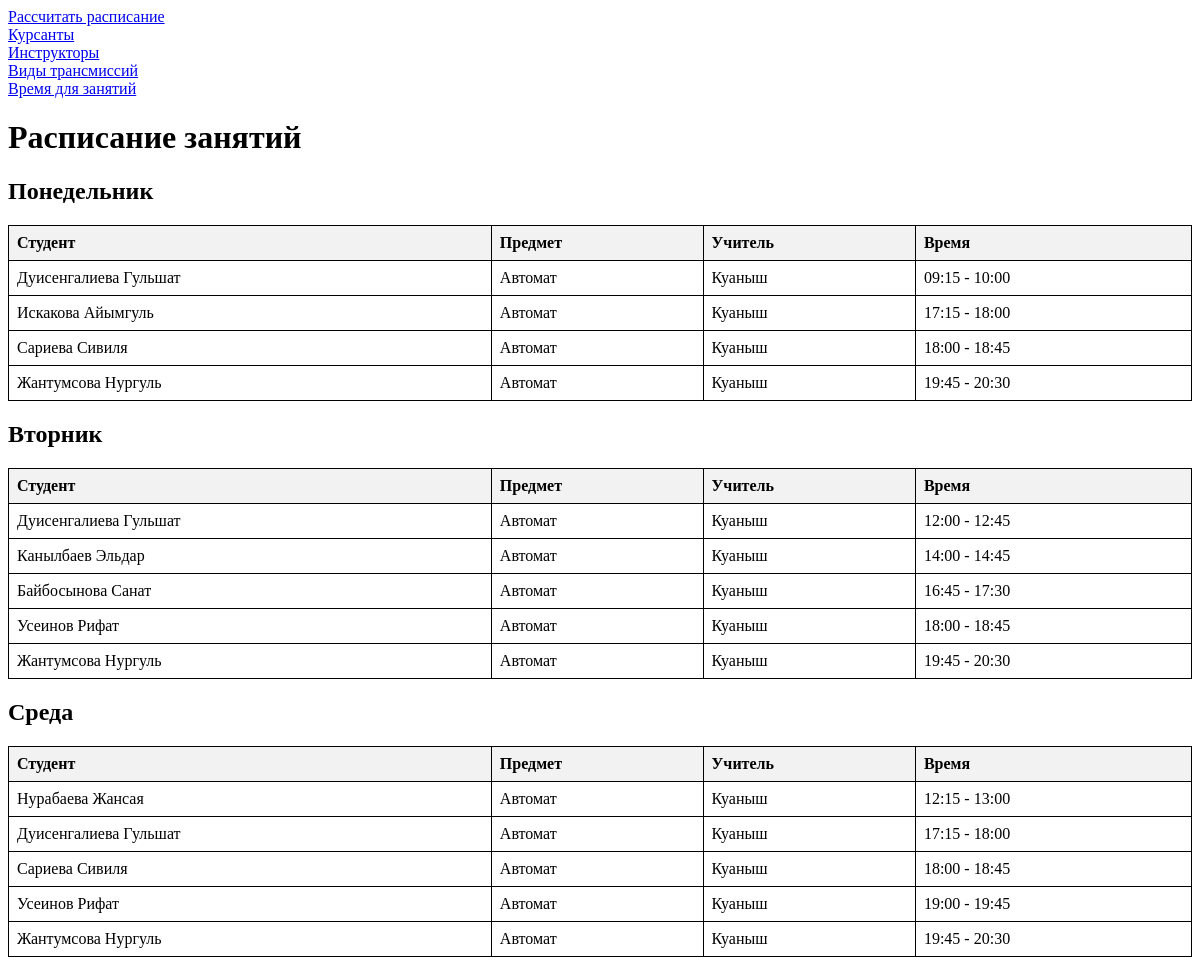
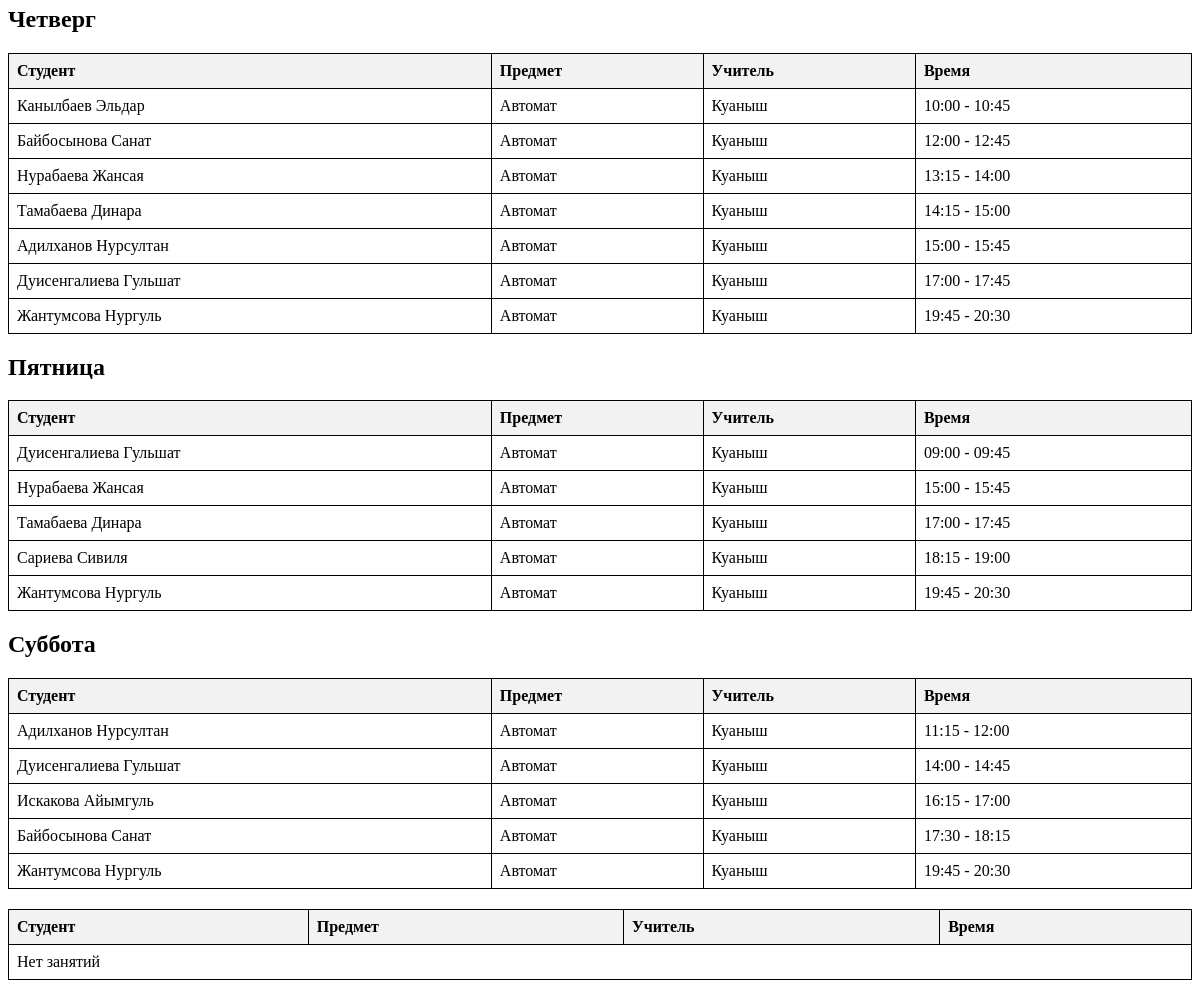
The page / on the database its author committed (2 pictures, top to bottom).
### scheduling/models.py (models this page shows, shortened)
class Lesson(models.Model):
    DAYS_OF_WEEK = (
        (0, 'Понедельник'),
        (1, 'Вторник'),
        (2, 'Среда'),
        (3, 'Четверг'),
        (4, 'Пятница'),
        (5, 'Суббота'),
        (6, 'Воскресенье'),
    )
    student = models.ForeignKey(Student, on_delete=models.CASCADE)
    teacher = models.ForeignKey(Teacher, on_delete=models.CASCADE)
    subject = models.ForeignKey(Subject, on_delete=models.CASCADE)
    day_of_week = models.IntegerField(choices=DAYS_OF_WEEK)
    time_slot = models.ForeignKey(TimeSlot, on_delete=models.CASCADE)

class Student(models.Model):
    name = models.CharField(max_length=50)
    subject = models.ForeignKey(Subject, on_delete=models.CASCADE)
    teacher=models.ForeignKey(Teacher,on_delete=models.CASCADE)
    times_per_week=models.IntegerField(default=7)
    monday_free_time = models.CharField(max_length=100, default="", null = True, blank = True)
    tuesday_free_time = models.CharField(max_length=100, default="", null = True, blank = True)
    wednesday_free_time = models.CharField(max_length=100, default="", null = True, blank = True)
    thursday_free_time = models.CharField(max_length=100, default="", null = True, blank = True)
    friday_free_time = models.CharField(max_length=100, default="", null = True, blank = True)
    saturday_free_time = models.CharField(max_length=100, default="", null = True, blank = True)
    sunday_free_time = models.CharField(max_length=100, default="", null = True, blank = True)

class Subject(models.Model):
    name = models.CharField(max_length=20)

class Teacher(models.Model):
    name = models.CharField(max_length=100)
    subject = models.ForeignKey(Subject, on_delete=models.CASCADE, default=1)

class TimeSlot(models.Model):
    start_time = models.CharField(max_length=20)
    end_time = models.CharField(max_length=20)

### scheduling/views.py (the view)
# urls.py: path('', views.schedule_view, name='schedule'),  # Отображение расписания
def schedule_view(request):
    lessons = Lesson.objects.all()
    schedule = {i: [] for i in range(7)}
    for lesson in lessons:
        schedule[lesson.day_of_week].append(lesson)
    for day in schedule:
        schedule[day].sort(key=lambda x: x.time_slot.start_time)
    context = {'schedule': schedule}
    return render(request, 'schedule.html', context)

### scheduling/templates/schedule.html (shortened to what this page needs)
<!DOCTYPE html>
<html>
<head>
</head>
<body>
 <div>
        <a href="calculate/">Рассчитать расписание</a><br>
        <a href="students/">Курсанты</a><br>
        <a href="teachers/">Инструкторы</a><br>
        <a href="subjects/">Виды трансмиссий</a><br>
        <a href="time_slots/">Время для занятий</a>
    </div>
    <h1>Расписание занятий</h1>
    {% for day, lessons in schedule.items %}
        <h2>{{ lessons.0.get_day_of_week_display }}</h2>
        <table>
            <thead>
                <tr>
                    <th>Студент</th>
                    <th>Предмет</th>
                    <th>Учитель</th>
                    <th>Время</th>
                </tr>
            </thead>
            <tbody>
                {% for lesson in lessons %}
                    <tr>
                        <td>{{ lesson.student.name }}</td>
                        <td>{{ lesson.subject.name }}</td>
                        <td>{{ lesson.teacher.name }}</td>
                        <td>{{ lesson.time_slot.start_time }} - {{ lesson.time_slot.end_time }}</td>
                    </tr>
                {% empty %}
                    <tr>
                        <td colspan="4">Нет занятий</td>
                    </tr>
                {% endfor %}
            </tbody>
        </table>
    {% endfor %}
</body>
</html>

### scheduling/templates/schedule.html (style rules this page uses)
table { width: 100%; border-collapse: collapse; margin-bottom: 20px; }
th, td { border: 1px solid black; padding: 8px; text-align: left; }
th { background-color: #f2f2f2; }

### rows shown on the page
Lesson: day_of_week "Понедельник", student.name "Дуисенгалиева Гульшат", subject.name "Автомат", teacher.name "Куаныш", time_slot.start_time "09:15", time_slot.end_time "10:00"
Lesson: student.name "Искакова Айымгуль", subject.name "Автомат", teacher.name "Куаныш", time_slot.start_time "17:15", time_slot.end_time "18:00"
Lesson: student.name "Сариева Сивиля", subject.name "Автомат", teacher.name "Куаныш", time_slot.start_time "18:00", time_slot.end_time "18:45"
Lesson: student.name "Жантумсова Нургуль", subject.name "Автомат", teacher.name "Куаныш", time_slot.start_time "19:45", time_slot.end_time "20:30"
Lesson: day_of_week "Вторник", student.name "Дуисенгалиева Гульшат", subject.name "Автомат", teacher.name "Куаныш", time_slot.start_time "12:00", time_slot.end_time "12:45"
Lesson: student.name "Канылбаев Эльдар", subject.name "Автомат", teacher.name "Куаныш", time_slot.start_time "14:00", time_slot.end_time "14:45"
Lesson: student.name "Байбосынова Санат", subject.name "Автомат", teacher.name "Куаныш", time_slot.start_time "16:45", time_slot.end_time "17:30"
Lesson: student.name "Усеинов Рифат", subject.name "Автомат", teacher.name "Куаныш", time_slot.start_time "18:00", time_slot.end_time "18:45"
Lesson: student.name "Жантумсова Нургуль", subject.name "Автомат", teacher.name "Куаныш", time_slot.start_time "19:45", time_slot.end_time "20:30"
Lesson: day_of_week "Среда", student.name "Нурабаева Жансая", subject.name "Автомат", teacher.name "Куаныш", time_slot.start_time "12:15", time_slot.end_time "13:00"
Lesson: student.name "Дуисенгалиева Гульшат", subject.name "Автомат", teacher.name "Куаныш", time_slot.start_time "17:15", time_slot.end_time "18:00"
Lesson: student.name "Сариева Сивиля", subject.name "Автомат", teacher.name "Куаныш", time_slot.start_time "18:00", time_slot.end_time "18:45"
Lesson: student.name "Усеинов Рифат", subject.name "Автомат", teacher.name "Куаныш", time_slot.start_time "19:00", time_slot.end_time "19:45"
Lesson: student.name "Жантумсова Нургуль", subject.name "Автомат", teacher.name "Куаныш", time_slot.start_time "19:45", time_slot.end_time "20:30"
Lesson: day_of_week "Четверг", student.name "Канылбаев Эльдар", subject.name "Автомат", teacher.name "Куаныш", time_slot.start_time "10:00", time_slot.end_time "10:45"
Lesson: student.name "Байбосынова Санат", subject.name "Автомат", teacher.name "Куаныш", time_slot.start_time "12:00", time_slot.end_time "12:45"
Lesson: student.name "Нурабаева Жансая", subject.name "Автомат", teacher.name "Куаныш", time_slot.start_time "13:15", time_slot.end_time "14:00"
Lesson: student.name "Тамабаева Динара", subject.name "Автомат", teacher.name "Куаныш", time_slot.start_time "14:15", time_slot.end_time "15:00"
Lesson: student.name "Адилханов Нурсултан", subject.name "Автомат", teacher.name "Куаныш", time_slot.start_time "15:00", time_slot.end_time "15:45"
Lesson: student.name "Дуисенгалиева Гульшат", subject.name "Автомат", teacher.name "Куаныш", time_slot.start_time "17:00", time_slot.end_time "17:45"
Lesson: student.name "Жантумсова Нургуль", subject.name "Автомат", teacher.name "Куаныш", time_slot.start_time "19:45", time_slot.end_time "20:30"
Lesson: day_of_week "Пятница", student.name "Дуисенгалиева Гульшат", subject.name "Автомат", teacher.name "Куаныш", time_slot.start_time "09:00", time_slot.end_time "09:45"
Lesson: student.name "Нурабаева Жансая", subject.name "Автомат", teacher.name "Куаныш", time_slot.start_time "15:00", time_slot.end_time "15:45"
Lesson: student.name "Тамабаева Динара", subject.name "Автомат", teacher.name "Куаныш", time_slot.start_time "17:00", time_slot.end_time "17:45"
Lesson: student.name "Сариева Сивиля", subject.name "Автомат", teacher.name "Куаныш", time_slot.start_time "18:15", time_slot.end_time "19:00"
Lesson: student.name "Жантумсова Нургуль", subject.name "Автомат", teacher.name "Куаныш", time_slot.start_time "19:45", time_slot.end_time "20:30"
Lesson: day_of_week "Суббота", student.name "Адилханов Нурсултан", subject.name "Автомат", teacher.name "Куаныш", time_slot.start_time "11:15", time_slot.end_time "12:00"
Lesson: student.name "Дуисенгалиева Гульшат", subject.name "Автомат", teacher.name "Куаныш", time_slot.start_time "14:00", time_slot.end_time "14:45"
Lesson: student.name "Искакова Айымгуль", subject.name "Автомат", teacher.name "Куаныш", time_slot.start_time "16:15", time_slot.end_time "17:00"
Lesson: student.name "Байбосынова Санат", subject.name "Автомат", teacher.name "Куаныш", time_slot.start_time "17:30", time_slot.end_time "18:15"
Lesson: student.name "Жантумсова Нургуль", subject.name "Автомат", teacher.name "Куаныш", time_slot.start_time "19:45", time_slot.end_time "20:30"
